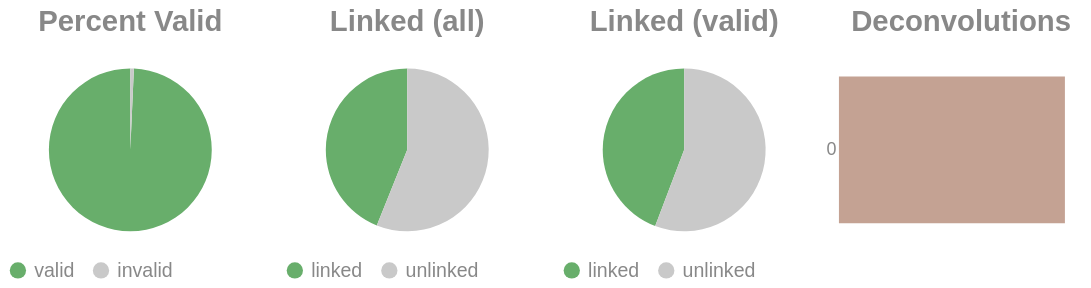

Source (notebook cell):
### Code cell
if SKIPLR:
    pass
else:
    clash = Counter()
    for i in valids['molecule'].to_list():
        _mol = i.split("-")
        if len(_mol) == 1:
            clash.update('0')
        else:
            clash.update(_mol[-1])

    _d = {"deconvolutions": [], 'count': []}
    for k,v in clash.items():
        _d['deconvolutions'].append(k)
        _d['count'].append(v)

    tot_valid = valids['reads'].sum()
    mask = valids['reads'] >= 2
    n_linked_reads = valids.filter(mask)['reads'].sum()
    if n_linked_reads == 0:
        print_html("No linked molecules (>=2 reads) were detected; skipping linked-only distributions.")
        SKIPLR = True
    else:
        perc_valid = round(tot_valid / n_reads, 4)
        linked_perc_abs = round(n_linked_reads / n_reads, 4)
        linked_perc = round(n_linked_reads / tot_valid, 4)

    _valid = pl.DataFrame({"valids": ['valid', 'invalid'], "count": [tot_valid, n_reads - tot_valid]})
    _linked_abs = pl.DataFrame({"linked (absolute)": ['linked', 'unlinked'], "count": [n_linked_reads, n_reads - n_linked_reads]})
    _linked_rel = pl.DataFrame({"linked (valids)": ['linked', 'unlinked'], "count": [n_linked_reads, tot_valid - n_linked_reads]})

    (
        alt.hconcat(
            piechart(_valid, goodval = 'valid', title = "Percent Valid"),
            piechart(_linked_abs, goodval = "linked", title =  "Linked (all)"),
            piechart(_linked_rel, goodval = "linked", title =  "Linked (valid)"),
            convolutionbar(pl.DataFrame(_d), title = "Deconvolutions"),
            center = True,
            bounds = 'flush'
        )
        .resolve_scale(color='independent')
        .resolve_legend('independent')
        .properties(usermeta={'embedOptions': {"actions": False}})
    ).display()

### Figure 1 — Vega-Lite specification as saved in the notebook (floating-point values rounded to 4 significant figures)
{"width": "container", "height": 400, "config": {"title": {"anchor": "start", "dy": -15, "fontSize": 18, "color": "#888888", "subtitleColor": "#888888", "subtitleFontSize": 14}, "arc": {"fill": "#0072B2"}, "axis": {"domainColor": "#888888", "domainWidth": 0.5, "gridWidth": 0.2, "grid": false, "titleFontWeight": 400, "titleFontSize": 15, "labelFontSize": 11, "labelColor": "#888888", "tickColor": "#888888", "tickWidth": 0.2, "titleColor": "#888888"}, "axisBand": {"grid": false}, "axisX": {"grid": true, "tickSize": 10, "domainCap": "round"}, "axisY": {"domain": false, "grid": true, "tickSize": 0, "domainCap": "round"}, "background": "transparent", "header": {"labelFontSize": 15, "labelColor": "#888888", "titleFontSize": 15, "titleFontWeight": 600, "titleColor": "#888888"}, "legend": {"labelFont": "sans-serif", "labelFontSize": 12, "labelColor": "#888888", "symbolSize": 100, "symbolType": "circle", "titleFontSize": 12, "titlePadding": 10, "titleColor": "#888888", "title": null}, "range": {"category": ["#E69F00", "#56B4E9", "#009E73", "#F0E442", "#0072B2", "#D55E00", "#CC79A7", "#000000"], "diverging": ["#cfe8f3", "#a2d4ec", "#73bfe2", "#46abdb", "#1696d2", "#12719e"]}, "area": {"fill": "#0072B2", "fillOpacity": 0.7, "line": true, "strokeOpacity": 0.7}, "line": {"color": "#0072B2", "stroke": "#0072B2", "strokeWidth": 2}, "trail": {"color": "#0072B2", "stroke": "#0072B2", "strokeWidth": 0, "size": 1}, "point": {"filled": true, "fillOpacity": 1.0, "size": 95}, "text": {"color": "#888888", "fontSize": 11, "align": "right", "fontWeight": 400, "size": 11}, "bar": {"fill": "#0072B2", "stroke": null}, "view": {"stroke": null, "continuousWidth": 660, "continuousHeight": 400}}, "hconcat": [{"data": {"name": "data-aad5a9b48b3cb79e188d10da00dc8fb9"}, "mark": {"type": "arc"}, "encoding": {"color": {"field": "valids", "legend": {"orient": "bottom", "title": null}, "scale": {"domain": ["valid", "invalid"], "range": ["#68ae6b", "#C9C9C9"]}, "title": "Valids", "type": "nominal"}, "theta": {"field": "count", "type": "quantitative"}, "tooltip": [{"field": "valids", "title": "Valids", "type": "ordinal"}, {"field": "percent", "format": ".2%", "title": "Percent", "type": "quantitative"}, {"field": "count", "title": "Count", "type": "quantitative"}]}, "height": 100, "title": {"text": "Percent Valid", "align": "center", "anchor": "middle"}, "transform": [{"calculate": "datum.count / 8339760", "as": "percent"}], "width": 150}, {"data": {"name": "data-a1c2aa02f82b1a6938f8851819bebf87"}, "mark": {"type": "arc"}, "encoding": {"color": {"field": "linked (absolute)", "legend": {"orient": "bottom", "title": null}, "scale": {"domain": ["linked", "unlinked"], "range": ["#68ae6b", "#C9C9C9"]}, "title": "Linked (Absolute)", "type": "nominal"}, "theta": {"field": "count", "type": "quantitative"}, "tooltip": [{"field": "linked (absolute)", "title": "Linked (Absolute)", "type": "ordinal"}, {"field": "percent", "format": ".2%", "title": "Percent", "type": "quantitative"}, {"field": "count", "title": "Count", "type": "quantitative"}]}, "height": 100, "title": {"text": "Linked (all)", "align": "center", "anchor": "middle"}, "transform": [{"calculate": "datum.count / 8339760", "as": "percent"}], "width": 150}, {"data": {"name": "data-838203eb42d83b96fd1072d4f49a98f9"}, "mark": {"type": "arc"}, "encoding": {"color": {"field": "linked (valids)", "legend": {"orient": "bottom", "title": null}, "scale": {"domain": ["linked", "unlinked"], "range": ["#68ae6b", "#C9C9C9"]}, "title": "Linked (Valids)", "type": "nominal"}, "theta": {"field": "count", "type": "quantitative"}, "tooltip": [{"field": "linked (valids)", "title": "Linked (Valids)", "type": "ordinal"}, {"field": "percent", "format": ".2%", "title": "Percent", "type": "quantitative"}, {"field": "count", "title": "Count", "type": "quantitative"}]}, "height": 100, "title": {"text": "Linked (valid)", "align": "center", "anchor": "middle"}, "transform": [{"calculate": "datum.count / 8281372", "as": "percent"}], "width": 150}, {"data": {"name": "data-fd31b781c33cb1fc6c5776a6d935aac9"}, "mark": {"type": "bar"}, "encoding": {"color": {"field": "deconvolutions", "legend": null, "scale": {"scheme": "lightgreyred"}, "type": "nominal"}, "tooltip": [{"field": "deconvolutions", "title": "Deconvolutions", "type": "ordinal"}, {"field": "percent", "format": ".2%", "title": "Percent", "type": "quantitative"}, {"field": "count", "title": "Count", "type": "quantitative"}], "x": {"axis": null, "field": "count", "type": "quantitative"}, "y": {"field": "deconvolutions", "sort": "ascending", "title": null, "type": "nominal"}}, "height": 100, "title": {"text": "Deconvolutions", "align": "center", "anchor": "middle"}, "transform": [{"calculate": "datum.count / 6011157", "as": "percent"}], "width": 150}], "bounds": "flush", "center": true, "resolve": {"legend": {"angle": "independent"}, "scale": {"color": "independent"}}, "usermeta": {"embedOptions": {"actions": false}}, "$schema": "https://vega.github.io/schema/vega-lite/v6.1.0.json", "datasets": {"data-aad5a9b48b3cb79e188d10da00dc8fb9": [{"valids": "valid", "count": 8281372}, {"valids": "invalid", "count": 58388}], "data-a1c2aa02f82b1a6938f8851819bebf87": [{"linked (absolute)": "linked", "count": 3661184}, {"linked (absolute)": "unlinked", "count": 4678576}], "data-838203eb42d83b96fd1072d4f49a98f9": [{"linked (valids)": "linked", "count": 3661184}, {"linked (valids)": "unlinked", "count": 4620188}], "data-fd31b781c33cb1fc6c5776a6d935aac9": [{"deconvolutions": "0", "count": 6011157}]}}
